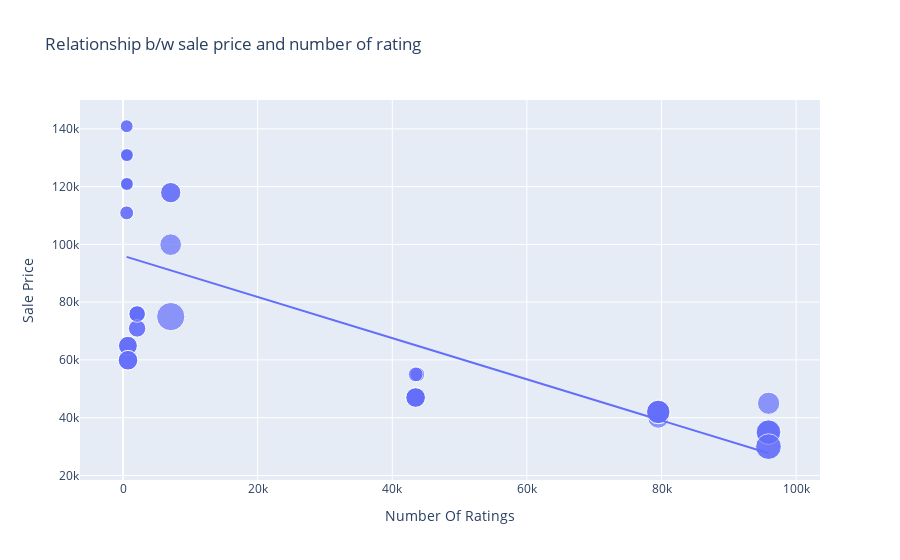

The notebook cell saved with this chart:
### Code cell
figure= px.scatter(data_frame= data , x="Number Of Ratings",
                  y="Sale Price", size="Discount Percentage", trendline="ols",
                  title="Relationship b/w sale price and number of rating")
figure.show()

### Figure 1 — Plotly figure (JSON) as saved in the notebook; plotly's stock layout.template omitted (floating-point values rounded to 4 significant figures)
{"data": [{"hovertemplate": "Number Of Ratings=%{x}<br>Sale Price=%{y}<br>Discount Percentage=%{marker.size}<extra></extra>", "legendgroup": "", "marker": {"color": "#636efa", "size": [0, 0, 0, 0, 0, 0, 0, 0, 0, 20, 16, 20, 20, 20, 0, 0, 0, 0, 29, 15, 0, 15, 17, 18, 6, 6, 13, 6, 14, 10, 7, 6, 6, 13, 13, 10, 10, 6, 14, 6, 10, 6, 11, 11, 10, 14, 7, 6, 6, 6, 8, 8, 24, 22, 22, 22, 8, 24, 14, 14, 14, 14], "sizemode": "area", "sizeref": 0.0725, "symbol": "circle"}, "mode": "markers", "name": "", "orientation": "v", "selectedpoints": [0, 1, 2, 3, 4, 5, 6, 7, 8, 9, 10, 11, 12, 13, 14, 15, 16, 17, 18, 19, 20, 21, 22, 23, 24, 25, 26, 27, 28, 29, 30, 31, 32, 33, 34, 35, 36, 37, 38, 39, 40, 41, 42, 43, 44, 45, 46, 47, 48, 49, 50, 51, 52, 53, 54, 55, 56, 57, 58, 59, 60, 61], "showlegend": false, "type": "scatter", "x": [3431, 3431, 3431, 11202, 11202, 3431, 3431, 11202, 1454, 79512, 79512, 79582, 79512, 79512, 1078, 1078, 1078, 1078, 7088, 7088, 1078, 7088, 7081, 95909, 542, 580, 740, 545, 740, 2101, 545, 580, 580, 730, 730, 2101, 2101, 580, 740, 580, 2092, 545, 2101, 2092, 2101, 740, 545, 580, 580, 580, 43707, 43707, 95807, 95909, 95807, 95909, 43470, 95909, 43470, 43470, 43470, 43470], "xaxis": "x", "y": [49900, 84900, 84900, 77000, 77000, 49900, 49900, 77000, 89900, 41999, 39999, 41999, 41999, 41999, 131900, 117100, 131900, 117100, 74999, 117900, 117100, 117900, 99900, 44999, 140900, 130900, 64900, 120900, 59900, 75900, 110900, 130900, 120900, 64900, 64900, 75900, 75900, 120900, 59900, 120900, 75900, 140900, 70900, 70900, 75900, 59900, 110900, 120900, 130900, 130900, 54999, 54999, 29999, 34999, 34999, 34999, 54999, 29999, 46999, 46999, 46999, 46999], "yaxis": "y"}, {"hovertemplate": "<b>OLS trendline</b><br>Sale Price = -0.712783 * Number Of Ratings + 96054.8<br>R<sup>2</sup>=0.492139<br><br>Number Of Ratings=%{x}<br>Sale Price=%{y} <b>(trend)</b><extra></extra>", "legendgroup": "", "marker": {"color": "#636efa", "symbol": "circle"}, "mode": "lines", "name": "", "selectedpoints": [], "showlegend": false, "type": "scatter", "x": [542, 545, 545, 545, 545, 580, 580, 580, 580, 580, 580, 580, 580, 730, 730, 740, 740, 740, 740, 1078, 1078, 1078, 1078, 1078, 1454, 2092, 2092, 2101, 2101, 2101, 2101, 2101, 3431, 3431, 3431, 3431, 3431, 7081, 7088, 7088, 7088, 11202, 11202, 11202, 43470, 43470, 43470, 43470, 43470, 43707, 43707, 79512, 79512, 79512, 79512, 79582, 95807, 95807, 95909, 95909, 95909, 95909], "xaxis": "x", "y": [95670.0, 95670.0, 95670.0, 95670.0, 95670.0, 95640.0, 95640.0, 95640.0, 95640.0, 95640.0, 95640.0, 95640.0, 95640.0, 95530.0, 95530.0, 95530.0, 95530.0, 95530.0, 95530.0, 95290.0, 95290.0, 95290.0, 95290.0, 95290.0, 95020.0, 94560.0, 94560.0, 94560.0, 94560.0, 94560.0, 94560.0, 94560.0, 93610.0, 93610.0, 93610.0, 93610.0, 93610.0, 91010.0, 91000.0, 91000.0, 91000.0, 88070.0, 88070.0, 88070.0, 65070.0, 65070.0, 65070.0, 65070.0, 65070.0, 64900.0, 64900.0, 39380.0, 39380.0, 39380.0, 39380.0, 39330.0, 27770.0, 27770.0, 27690.0, 27690.0, 27690.0, 27690.0], "yaxis": "y"}], "layout": {"autosize": true, "dragmode": "select", "legend": {"itemsizing": "constant", "tracegroupgap": 0}, "title": {"text": "Relationship b/w sale price and number of rating"}, "xaxis": {"anchor": "y", "autorange": true, "domain": [0, 1], "range": [-5986.0, 103000.0], "showspikes": false, "title": {"text": "Number Of Ratings"}, "type": "linear"}, "yaxis": {"anchor": "x", "autorange": true, "domain": [0, 1], "range": [11530.0, 153700.0], "showspikes": false, "title": {"text": "Sale Price"}, "type": "linear"}}}
